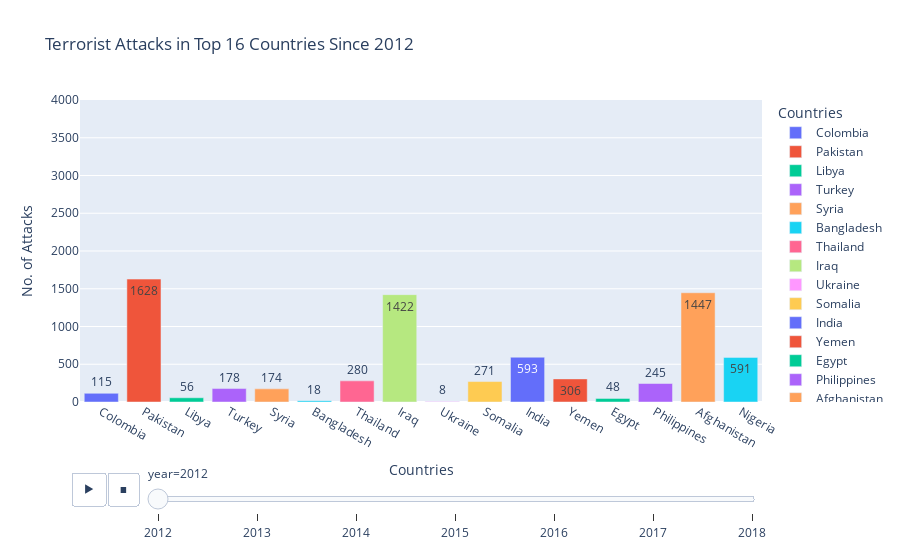

This figure's notebook cell:
### Code cell
#first visualisation
fig_1.show()

#Can hold the slider to change the years in the timeline bar
#also, can hover to get extra details

#Zoom-in or reset option available, if want to analyse specific countries

#Intractive bar graph for top 16 most attacked countries with a timeline (year) slider

### Figure 1 — Plotly figure (JSON) as saved in the notebook; plotly's stock layout.template omitted (floating-point values rounded to 4 significant figures)
{"data": [{"alignmentgroup": "True", "hovertemplate": "Countries=%{x}<br>year=2012<br>No. of Attacks=%{text}<extra></extra>", "ids": ["Colombia"], "legendgroup": "Colombia", "marker": {"color": "#636efa"}, "name": "Colombia", "offsetgroup": "Colombia", "orientation": "v", "showlegend": true, "text": [115], "textposition": "auto", "type": "bar", "x": ["Colombia"], "xaxis": "x", "y": [115], "yaxis": "y"}, {"alignmentgroup": "True", "hovertemplate": "Countries=%{x}<br>year=2012<br>No. of Attacks=%{text}<extra></extra>", "ids": ["Pakistan"], "legendgroup": "Pakistan", "marker": {"color": "#EF553B"}, "name": "Pakistan", "offsetgroup": "Pakistan", "orientation": "v", "showlegend": true, "text": [1628], "textposition": "auto", "type": "bar", "x": ["Pakistan"], "xaxis": "x", "y": [1628], "yaxis": "y"}, {"alignmentgroup": "True", "hovertemplate": "Countries=%{x}<br>year=2012<br>No. of Attacks=%{text}<extra></extra>", "ids": ["Libya"], "legendgroup": "Libya", "marker": {"color": "#00cc96"}, "name": "Libya", "offsetgroup": "Libya", "orientation": "v", "showlegend": true, "text": [56], "textposition": "auto", "type": "bar", "x": ["Libya"], "xaxis": "x", "y": [56], "yaxis": "y"}, {"alignmentgroup": "True", "hovertemplate": "Countries=%{x}<br>year=2012<br>No. of Attacks=%{text}<extra></extra>", "ids": ["Turkey"], "legendgroup": "Turkey", "marker": {"color": "#ab63fa"}, "name": "Turkey", "offsetgroup": "Turkey", "orientation": "v", "showlegend": true, "text": [178], "textposition": "auto", "type": "bar", "x": ["Turkey"], "xaxis": "x", "y": [178], "yaxis": "y"}, {"alignmentgroup": "True", "hovertemplate": "Countries=%{x}<br>year=2012<br>No. of Attacks=%{text}<extra></extra>", "ids": ["Syria"], "legendgroup": "Syria", "marker": {"color": "#FFA15A"}, "name": "Syria", "offsetgroup": "Syria", "orientation": "v", "showlegend": true, "text": [174], "textposition": "auto", "type": "bar", "x": ["Syria"], "xaxis": "x", "y": [174], "yaxis": "y"}, {"alignmentgroup": "True", "hovertemplate": "Countries=%{x}<br>year=2012<br>No. of Attacks=%{text}<extra></extra>", "ids": ["Bangladesh"], "legendgroup": "Bangladesh", "marker": {"color": "#19d3f3"}, "name": "Bangladesh", "offsetgroup": "Bangladesh", "orientation": "v", "showlegend": true, "text": [18], "textposition": "auto", "type": "bar", "x": ["Bangladesh"], "xaxis": "x", "y": [18], "yaxis": "y"}, {"alignmentgroup": "True", "hovertemplate": "Countries=%{x}<br>year=2012<br>No. of Attacks=%{text}<extra></extra>", "ids": ["Thailand"], "legendgroup": "Thailand", "marker": {"color": "#FF6692"}, "name": "Thailand", "offsetgroup": "Thailand", "orientation": "v", "showlegend": true, "text": [280], "textposition": "auto", "type": "bar", "x": ["Thailand"], "xaxis": "x", "y": [280], "yaxis": "y"}, {"alignmentgroup": "True", "hovertemplate": "Countries=%{x}<br>year=2012<br>No. of Attacks=%{text}<extra></extra>", "ids": ["Iraq"], "legendgroup": "Iraq", "marker": {"color": "#B6E880"}, "name": "Iraq", "offsetgroup": "Iraq", "orientation": "v", "showlegend": true, "text": [1422], "textposition": "auto", "type": "bar", "x": ["Iraq"], "xaxis": "x", "y": [1422], "yaxis": "y"}, {"alignmentgroup": "True", "hovertemplate": "Countries=%{x}<br>year=2012<br>No. of Attacks=%{text}<extra></extra>", "ids": ["Ukraine"], "legendgroup": "Ukraine", "marker": {"color": "#FF97FF"}, "name": "Ukraine", "offsetgroup": "Ukraine", "orientation": "v", "showlegend": true, "text": [8], "textposition": "auto", "type": "bar", "x": ["Ukraine"], "xaxis": "x", "y": [8], "yaxis": "y"}, {"alignmentgroup": "True", "hovertemplate": "Countries=%{x}<br>year=2012<br>No. of Attacks=%{text}<extra></extra>", "ids": ["Somalia"], "legendgroup": "Somalia", "marker": {"color": "#FECB52"}, "name": "Somalia", "offsetgroup": "Somalia", "orientation": "v", "showlegend": true, "text": [271], "textposition": "auto", "type": "bar", "x": ["Somalia"], "xaxis": "x", "y": [271], "yaxis": "y"}, {"alignmentgroup": "True", "hovertemplate": "Countries=%{x}<br>year=2012<br>No. of Attacks=%{text}<extra></extra>", "ids": ["India"], "legendgroup": "India", "marker": {"color": "#636efa"}, "name": "India", "offsetgroup": "India", "orientation": "v", "showlegend": true, "text": [593], "textposition": "auto", "type": "bar", "x": ["India"], "xaxis": "x", "y": [593], "yaxis": "y"}, {"alignmentgroup": "True", "hovertemplate": "Countries=%{x}<br>year=2012<br>No. of Attacks=%{text}<extra></extra>", "ids": ["Yemen"], "legendgroup": "Yemen", "marker": {"color": "#EF553B"}, "name": "Yemen", "offsetgroup": "Yemen", "orientation": "v", "showlegend": true, "text": [306], "textposition": "auto", "type": "bar", "x": ["Yemen"], "xaxis": "x", "y": [306], "yaxis": "y"}, {"alignmentgroup": "True", "hovertemplate": "Countries=%{x}<br>year=2012<br>No. of Attacks=%{text}<extra></extra>", "ids": ["Egypt"], "legendgroup": "Egypt", "marker": {"color": "#00cc96"}, "name": "Egypt", "offsetgroup": "Egypt", "orientation": "v", "showlegend": true, "text": [48], "textposition": "auto", "type": "bar", "x": ["Egypt"], "xaxis": "x", "y": [48], "yaxis": "y"}, {"alignmentgroup": "True", "hovertemplate": "Countries=%{x}<br>year=2012<br>No. of Attacks=%{text}<extra></extra>", "ids": ["Philippines"], "legendgroup": "Philippines", "marker": {"color": "#ab63fa"}, "name": "Philippines", "offsetgroup": "Philippines", "orientation": "v", "showlegend": true, "text": [245], "textposition": "auto", "type": "bar", "x": ["Philippines"], "xaxis": "x", "y": [245], "yaxis": "y"}, {"alignmentgroup": "True", "hovertemplate": "Countries=%{x}<br>year=2012<br>No. of Attacks=%{text}<extra></extra>", "ids": ["Afghanistan"], "legendgroup": "Afghanistan", "marker": {"color": "#FFA15A"}, "name": "Afghanistan", "offsetgroup": "Afghanistan", "orientation": "v", "showlegend": true, "text": [1447], "textposition": "auto", "type": "bar", "x": ["Afghanistan"], "xaxis": "x", "y": [1447], "yaxis": "y"}, {"alignmentgroup": "True", "hovertemplate": "Countries=%{x}<br>year=2012<br>No. of Attacks=%{text}<extra></extra>", "ids": ["Nigeria"], "legendgroup": "Nigeria", "marker": {"color": "#19d3f3"}, "name": "Nigeria", "offsetgroup": "Nigeria", "orientation": "v", "showlegend": true, "text": [591], "textposition": "auto", "type": "bar", "x": ["Nigeria"], "xaxis": "x", "y": [591], "yaxis": "y"}], "layout": {"barmode": "relative", "legend": {"title": {"text": "Countries"}, "tracegroupgap": 0}, "sliders": [{"active": 0, "currentvalue": {"prefix": "year="}, "len": 0.9, "pad": {"b": 10, "t": 60}, "steps": [{"args": [["2012"], {"frame": {"duration": 0, "redraw": true}, "fromcurrent": true, "mode": "immediate", "transition": {"duration": 0, "easing": "linear"}}], "label": "2012", "method": "animate"}, {"args": [["2013"], {"frame": {"duration": 0, "redraw": true}, "fromcurrent": true, "mode": "immediate", "transition": {"duration": 0, "easing": "linear"}}], "label": "2013", "method": "animate"}, {"args": [["2014"], {"frame": {"duration": 0, "redraw": true}, "fromcurrent": true, "mode": "immediate", "transition": {"duration": 0, "easing": "linear"}}], "label": "2014", "method": "animate"}, {"args": [["2015"], {"frame": {"duration": 0, "redraw": true}, "fromcurrent": true, "mode": "immediate", "transition": {"duration": 0, "easing": "linear"}}], "label": "2015", "method": "animate"}, {"args": [["2016"], {"frame": {"duration": 0, "redraw": true}, "fromcurrent": true, "mode": "immediate", "transition": {"duration": 0, "easing": "linear"}}], "label": "2016", "method": "animate"}, {"args": [["2017"], {"frame": {"duration": 0, "redraw": true}, "fromcurrent": true, "mode": "immediate", "transition": {"duration": 0, "easing": "linear"}}], "label": "2017", "method": "animate"}, {"args": [["2018"], {"frame": {"duration": 0, "redraw": true}, "fromcurrent": true, "mode": "immediate", "transition": {"duration": 0, "easing": "linear"}}], "label": "2018", "method": "animate"}], "x": 0.1, "xanchor": "left", "y": 0, "yanchor": "top"}], "title": {"text": "Terrorist Attacks in Top 16 Countries Since 2012"}, "updatemenus": [{"buttons": [{"args": [null, {"frame": {"duration": 500, "redraw": true}, "fromcurrent": true, "mode": "immediate", "transition": {"duration": 500, "easing": "linear"}}], "label": "&#9654;", "method": "animate"}, {"args": [[null], {"frame": {"duration": 0, "redraw": true}, "fromcurrent": true, "mode": "immediate", "transition": {"duration": 0, "easing": "linear"}}], "label": "&#9724;", "method": "animate"}], "direction": "left", "pad": {"r": 10, "t": 70}, "showactive": false, "type": "buttons", "x": 0.1, "xanchor": "right", "y": 0, "yanchor": "top"}], "xaxis": {"anchor": "y", "categoryarray": ["Colombia", "Pakistan", "Libya", "Turkey", "Syria", "Bangladesh", "Thailand", "Iraq", "Ukraine", "Somalia", "India", "Yemen", "Egypt", "Philippines", "Afghanistan", "Nigeria"], "categoryorder": "array", "domain": [0, 1], "title": {"text": "Countries"}}, "yaxis": {"anchor": "x", "domain": [0, 1], "range": [0, 4000], "title": {"text": "No. of Attacks"}}}}
